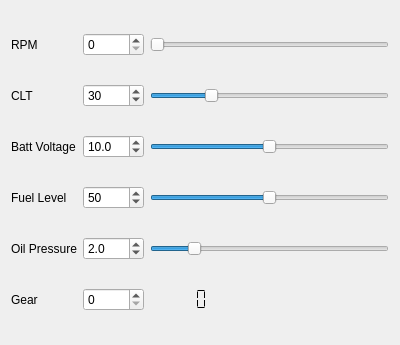
<?xml version="1.0" encoding="UTF-8"?>
<ui version="4.0">
 <class>Widget</class>
 <widget class="QWidget" name="Widget">
  <property name="geometry">
   <rect>
    <x>0</x>
    <y>0</y>
    <width>400</width>
    <height>345</height>
   </rect>
  </property>
  <property name="windowTitle">
   <string>Widget</string>
  </property>
  <layout class="QGridLayout" name="gridLayout">
   <item row="2" column="0">
    <widget class="QLabel" name="label_3">
     <property name="text">
      <string>Batt Voltage</string>
     </property>
     <property name="buddy">
      <cstring>doubleSpinBox_battVoltage</cstring>
     </property>
    </widget>
   </item>
   <item row="4" column="2" colspan="2">
    <widget class="QSlider" name="sliderOil">
     <property name="maximum">
      <number>120</number>
     </property>
     <property name="value">
      <number>20</number>
     </property>
     <property name="orientation">
      <enum>Qt::Horizontal</enum>
     </property>
    </widget>
   </item>
   <item row="0" column="0">
    <widget class="QLabel" name="label">
     <property name="text">
      <string>RPM</string>
     </property>
     <property name="buddy">
      <cstring>spinBox_RPM</cstring>
     </property>
    </widget>
   </item>
   <item row="4" column="0">
    <widget class="QLabel" name="label_5">
     <property name="text">
      <string>Oil Pressure</string>
     </property>
     <property name="buddy">
      <cstring>doubleSpinBox_oilPres</cstring>
     </property>
    </widget>
   </item>
   <item row="3" column="2" colspan="2">
    <widget class="QSlider" name="sliderFuel">
     <property name="maximum">
      <number>100</number>
     </property>
     <property name="value">
      <number>50</number>
     </property>
     <property name="orientation">
      <enum>Qt::Horizontal</enum>
     </property>
    </widget>
   </item>
   <item row="1" column="2" colspan="2">
    <widget class="QSlider" name="sliderCLT">
     <property name="minimum">
      <number>-40</number>
     </property>
     <property name="maximum">
      <number>250</number>
     </property>
     <property name="value">
      <number>30</number>
     </property>
     <property name="orientation">
      <enum>Qt::Horizontal</enum>
     </property>
    </widget>
   </item>
   <item row="5" column="0">
    <widget class="QLabel" name="label_6">
     <property name="text">
      <string>Gear</string>
     </property>
     <property name="buddy">
      <cstring>spinBox_Gear</cstring>
     </property>
    </widget>
   </item>
   <item row="5" column="1">
    <widget class="QSpinBox" name="spinBox_Gear">
     <property name="maximum">
      <number>5</number>
     </property>
    </widget>
   </item>
   <item row="2" column="1">
    <widget class="QDoubleSpinBox" name="doubleSpinBox_battVoltage">
     <property name="decimals">
      <number>1</number>
     </property>
     <property name="maximum">
      <double>20.000000000000000</double>
     </property>
     <property name="singleStep">
      <double>0.100000000000000</double>
     </property>
     <property name="value">
      <double>10.000000000000000</double>
     </property>
    </widget>
   </item>
   <item row="3" column="1">
    <widget class="QSpinBox" name="spinBox_FuelLevel">
     <property name="maximum">
      <number>100</number>
     </property>
     <property name="value">
      <number>50</number>
     </property>
    </widget>
   </item>
   <item row="5" column="3">
    <spacer name="horizontalSpacer">
     <property name="orientation">
      <enum>Qt::Horizontal</enum>
     </property>
     <property name="sizeHint" stdset="0">
      <size>
       <width>183</width>
       <height>20</height>
      </size>
     </property>
    </spacer>
   </item>
   <item row="3" column="0">
    <widget class="QLabel" name="label_4">
     <property name="text">
      <string>Fuel Level</string>
     </property>
     <property name="buddy">
      <cstring>spinBox_FuelLevel</cstring>
     </property>
    </widget>
   </item>
   <item row="5" column="2">
    <widget class="QLCDNumber" name="lcdGear">
     <property name="frameShape">
      <enum>QFrame::NoFrame</enum>
     </property>
     <property name="frameShadow">
      <enum>QFrame::Plain</enum>
     </property>
     <property name="lineWidth">
      <number>1</number>
     </property>
     <property name="midLineWidth">
      <number>0</number>
     </property>
     <property name="smallDecimalPoint">
      <bool>false</bool>
     </property>
     <property name="segmentStyle">
      <enum>QLCDNumber::Flat</enum>
     </property>
    </widget>
   </item>
   <item row="0" column="2" colspan="2">
    <widget class="QSlider" name="sliderRPM">
     <property name="maximum">
      <number>15000</number>
     </property>
     <property name="orientation">
      <enum>Qt::Horizontal</enum>
     </property>
    </widget>
   </item>
   <item row="4" column="1">
    <widget class="QDoubleSpinBox" name="doubleSpinBox_oilPres">
     <property name="decimals">
      <number>1</number>
     </property>
     <property name="maximum">
      <double>12.000000000000000</double>
     </property>
     <property name="singleStep">
      <double>0.100000000000000</double>
     </property>
     <property name="value">
      <double>2.000000000000000</double>
     </property>
    </widget>
   </item>
   <item row="0" column="1">
    <widget class="QSpinBox" name="spinBox_RPM">
     <property name="maximum">
      <number>15000</number>
     </property>
     <property name="singleStep">
      <number>100</number>
     </property>
    </widget>
   </item>
   <item row="1" column="1">
    <widget class="QSpinBox" name="spinBox_CLT">
     <property name="minimum">
      <number>-40</number>
     </property>
     <property name="maximum">
      <number>250</number>
     </property>
     <property name="value">
      <number>30</number>
     </property>
    </widget>
   </item>
   <item row="2" column="2" colspan="2">
    <widget class="QSlider" name="sliderBatt">
     <property name="maximum">
      <number>200</number>
     </property>
     <property name="singleStep">
      <number>1</number>
     </property>
     <property name="value">
      <number>100</number>
     </property>
     <property name="orientation">
      <enum>Qt::Horizontal</enum>
     </property>
    </widget>
   </item>
   <item row="1" column="0">
    <widget class="QLabel" name="label_2">
     <property name="text">
      <string>CLT</string>
     </property>
     <property name="buddy">
      <cstring>spinBox_CLT</cstring>
     </property>
    </widget>
   </item>
  </layout>
 </widget>
 <layoutdefault spacing="6" margin="11"/>
 <resources/>
 <connections>
  <connection>
   <sender>spinBox_RPM</sender>
   <signal>valueChanged(int)</signal>
   <receiver>sliderRPM</receiver>
   <slot>setValue(int)</slot>
   <hints>
    <hint type="sourcelabel">
     <x>102</x>
     <y>39</y>
    </hint>
    <hint type="destinationlabel">
     <x>170</x>
     <y>38</y>
    </hint>
   </hints>
  </connection>
  <connection>
   <sender>spinBox_CLT</sender>
   <signal>valueChanged(int)</signal>
   <receiver>sliderCLT</receiver>
   <slot>setValue(int)</slot>
   <hints>
    <hint type="sourcelabel">
     <x>92</x>
     <y>88</y>
    </hint>
    <hint type="destinationlabel">
     <x>187</x>
     <y>88</y>
    </hint>
   </hints>
  </connection>
  <connection>
   <sender>spinBox_FuelLevel</sender>
   <signal>valueChanged(int)</signal>
   <receiver>sliderFuel</receiver>
   <slot>setValue(int)</slot>
   <hints>
    <hint type="sourcelabel">
     <x>98</x>
     <y>171</y>
    </hint>
    <hint type="destinationlabel">
     <x>189</x>
     <y>177</y>
    </hint>
   </hints>
  </connection>
  <connection>
   <sender>spinBox_Gear</sender>
   <signal>valueChanged(int)</signal>
   <receiver>lcdGear</receiver>
   <slot>display(int)</slot>
   <hints>
    <hint type="sourcelabel">
     <x>100</x>
     <y>271</y>
    </hint>
    <hint type="destinationlabel">
     <x>165</x>
     <y>265</y>
    </hint>
   </hints>
  </connection>
  <connection>
   <sender>sliderRPM</sender>
   <signal>valueChanged(int)</signal>
   <receiver>spinBox_RPM</receiver>
   <slot>setValue(int)</slot>
   <hints>
    <hint type="sourcelabel">
     <x>251</x>
     <y>31</y>
    </hint>
    <hint type="destinationlabel">
     <x>97</x>
     <y>39</y>
    </hint>
   </hints>
  </connection>
  <connection>
   <sender>sliderCLT</sender>
   <signal>valueChanged(int)</signal>
   <receiver>spinBox_CLT</receiver>
   <slot>setValue(int)</slot>
   <hints>
    <hint type="sourcelabel">
     <x>265</x>
     <y>84</y>
    </hint>
    <hint type="destinationlabel">
     <x>103</x>
     <y>85</y>
    </hint>
   </hints>
  </connection>
  <connection>
   <sender>sliderFuel</sender>
   <signal>valueChanged(int)</signal>
   <receiver>spinBox_FuelLevel</receiver>
   <slot>setValue(int)</slot>
   <hints>
    <hint type="sourcelabel">
     <x>208</x>
     <y>171</y>
    </hint>
    <hint type="destinationlabel">
     <x>106</x>
     <y>171</y>
    </hint>
   </hints>
  </connection>
 </connections>
</ui>
